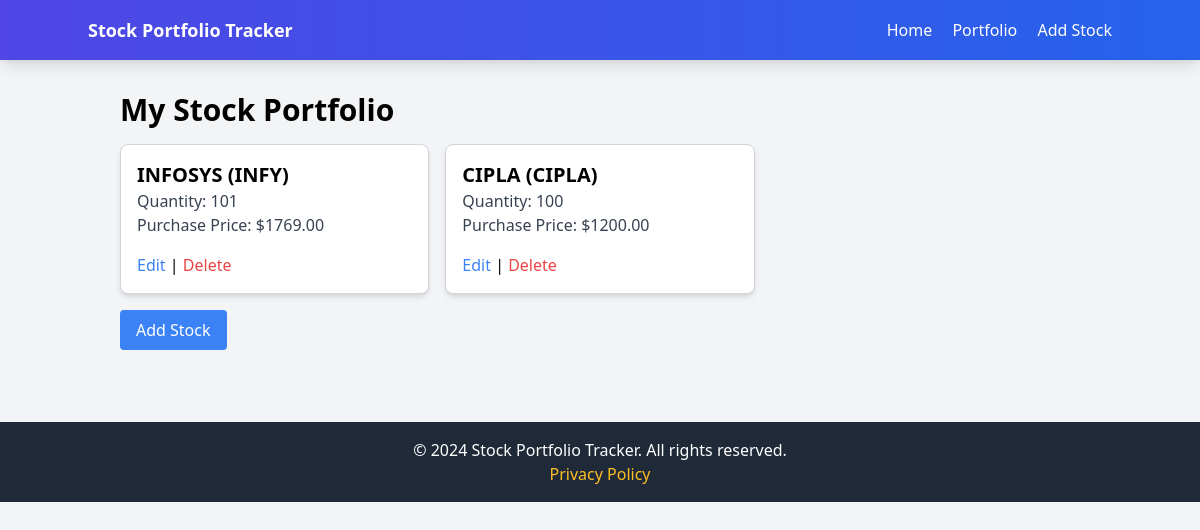
Page /portfolio/ (signed in) on the earlier database version.
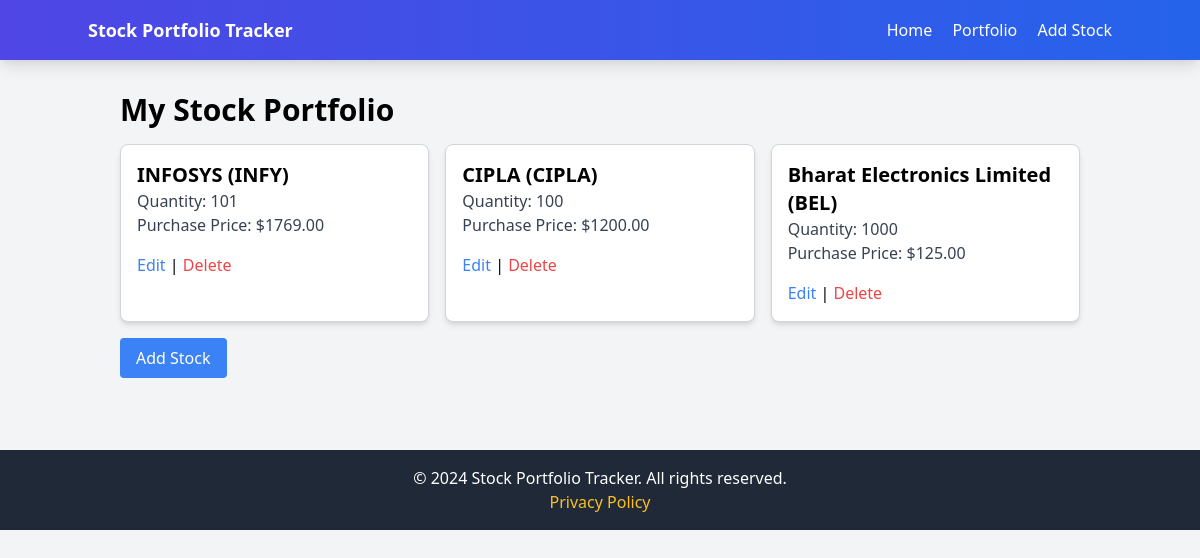
Same page on the later database version.
### portfolio/models.py (models this page shows, shortened)
class Stock(models.Model):
    user = models.ForeignKey(User, on_delete=models.CASCADE)
    name = models.CharField(max_length=100, default='Unnamed Stock')
    symbol = models.CharField(max_length=10)
    quantity = models.PositiveIntegerField()
    purchase_price = models.DecimalField(max_digits=10, decimal_places=2)
    current_price = models.DecimalField(max_digits=10, decimal_places=2, default=0)  # Assuming you have this field already
    daily_change = models.DecimalField(max_digits=10, decimal_places=2, default=0)  # New field for daily change
    purchase_date = models.DateField(default=timezone.now)

### portfolio/views.py (the view)
# urls.py: path('portfolio/', portfolio_view, name='portfolio_view'),  # Portfolio view
@login_required
def portfolio_view(request):
    stocks = Stock.objects.filter(user=request.user)
    if request.method == 'POST':
        form = StockForm(request.POST)
        if form.is_valid():
            stock = form.save(commit=False)
            stock.user = request.user
            stock.save()
            messages.success(request, 'Stock added successfully!')
            return redirect('portfolio_view')  # Redirect to the same view to display stocks
    else:
        form = StockForm()
    return render(request, 'portfolio/portfolio.html', {'stocks': stocks, 'form': form})

### portfolio/templates/portfolio/portfolio.html
{% extends 'base.html' %}
{% block content %}
<div class="container mx-auto p-4">
    <h1 class="text-3xl font-bold mb-4">My Stock Portfolio</h1>
    <div class="grid grid-cols-1 md:grid-cols-2 lg:grid-cols-3 gap-4">
        {% for stock in stocks %}
        <div class="bg-white border border-gray-300 rounded-lg shadow-md p-4">
            <h2 class="text-xl font-semibold">{{ stock.name }} ({{ stock.symbol }})</h2>
            <p class="text-gray-700">Quantity: {{ stock.quantity }}</p>
            <p class="text-gray-700">Purchase Price: ${{ stock.purchase_price }}</p>
            <div class="mt-4">
                <a href="{% url 'update_stock' stock.id %}" class="text-blue-500">Edit</a> |
                <a href="{% url 'delete_stock' stock.id %}" class="text-red-500">Delete</a>
            </div>
        </div>
        {% empty %}
        <div class="col-span-1 md:col-span-2 lg:col-span-3 border-b p-2 text-center">
            No stocks added yet.
        </div>
        {% endfor %}
    </div>
    <a href="{% url 'add_stock' %}" class="mt-4 inline-block bg-blue-500 text-white py-2 px-4 rounded">Add Stock</a>
</div>
{% endblock %}

Differences in the rows shown:
added Stock: name "Bharat Electronics Limited", symbol "BEL", quantity "1000", purchase_price "125.00"
